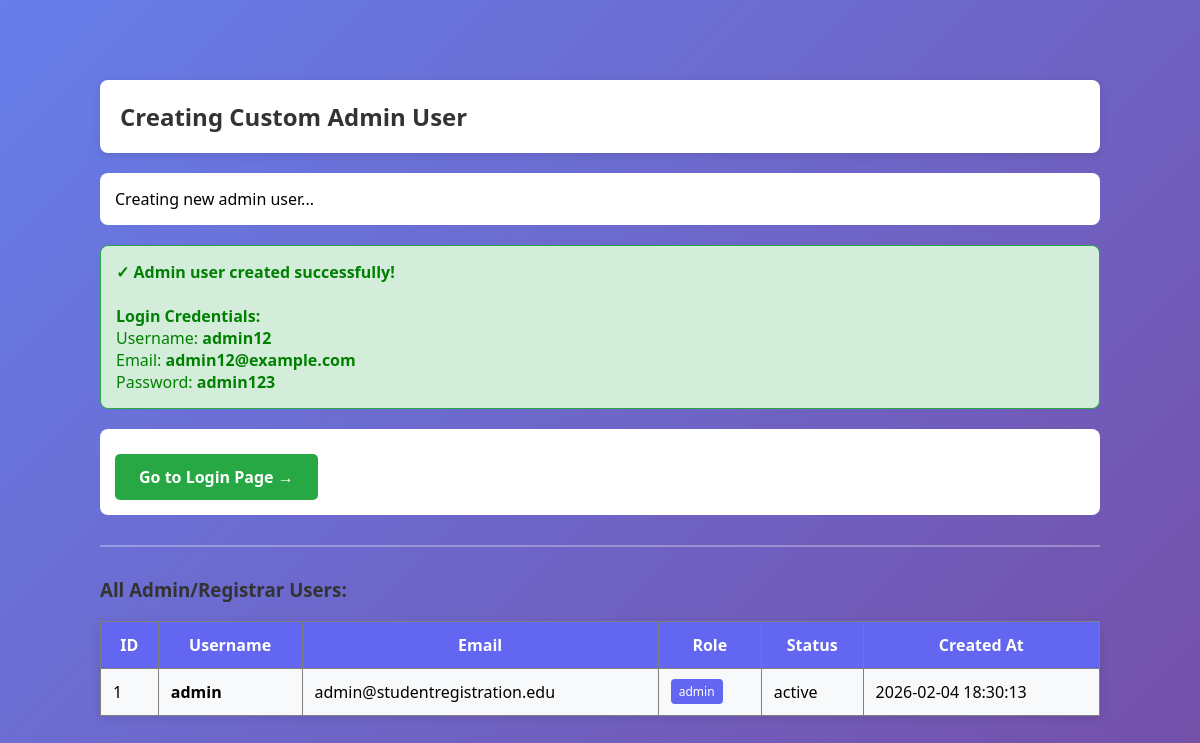
The app's page /add_custom_admin.php with its own data.
### tables this page shows
CREATE TABLE IF NOT EXISTS users (
    user_id INT AUTO_INCREMENT PRIMARY KEY,
    username VARCHAR(100) NOT NULL UNIQUE,
    email VARCHAR(255) NOT NULL UNIQUE,
    password_hash VARCHAR(255) NOT NULL,
    role ENUM('admin', 'registrar') DEFAULT 'registrar',
    last_login DATETIME NULL,
    status ENUM('active', 'inactive') DEFAULT 'active',
    created_at TIMESTAMP DEFAULT CURRENT_TIMESTAMP,
    updated_at TIMESTAMP DEFAULT CURRENT_TIMESTAMP ON UPDATE CURRENT_TIMESTAMP,
    INDEX idx_username (username),
    INDEX idx_email (email),
    INDEX idx_role (role)
);

### add_custom_admin.php (the view, shortened to what this page needs)
<?php
try {
    $db = new Database();
    $conn = $db->getConnection();
    echo "<h2>Creating Custom Admin User</h2>";
    $username = 'admin12';
    $email = 'admin12@example.com';
    $password = 'admin123';
    $stmt = $conn->prepare("SELECT user_id, username, email FROM users WHERE username = ? OR email = ?");
    $stmt->execute([$username, $email]);
    $existingUser = $stmt->fetch();
    if ($existingUser) {
        echo "<div style='color: orange; padding: 15px; background: #fff3cd; border: 1px solid #ffc107; border-radius: 8px; margin: 20px 0;'>";
        echo "<strong>⚠️ User already exists!</strong><br><br>";
        echo "User ID: " . $existingUser['user_id'] . "<br>";
        echo "Username: " . $existingUser['username'] . "<br>";
        echo "Email: " . $existingUser['email'] . "<br>";
        echo "</div>";
        echo "<h3>Update Password</h3>";
        echo "<p>Do you want to reset the password to: <strong>admin123</strong>?</p>";
        if (isset($_POST['update_password'])) {
            $newPasswordHash = hashPassword($password);
            $updateStmt = $conn->prepare("UPDATE users SET password_hash = ?, role = 'admin', status = 'active' WHERE username = ?");
            $updateStmt->execute([$newPasswordHash, $username]);
            echo "<div style='color: green; padding: 15px; background: #d4edda; border: 1px solid #28a745; border-radius: 8px; margin: 20px 0;'>";
            echo "<strong>✓ Password updated successfully!</strong><br><br>";
            echo "<strong>Login Credentials:</strong><br>";
            echo "Username: <strong>admin12</strong><br>";
            echo "Email: <strong>admin12@example.com</strong><br>";
            echo "Password: <strong>admin123</strong>";
            echo "</div>";
            echo "<p><a href='auth/login.php' style='padding: 12px 24px; background: #28a745; color: white; text-decoration: none; border-radius: 5px; display: inline-block; margin-top: 10px; font-weight: bold;'>Go to Login Page →</a></p>";
        } else {
            echo "<form method='POST'>";
            echo "<button type='submit' name='update_password' style='padding: 12px 24px; background: #007bff; color: white; border: none; border-radius: 5px; cursor: pointer; font-size: 16px; font-weight: bold;'>Yes, Update Password</button>";
            echo "</form>";
        }
    } else {
        echo "<p>Creating new admin user...</p>";
        echo "<div style='color: green; padding: 15px; background: #d4edda; border: 1px solid #28a745; border-radius: 8px; margin: 20px 0;'>";
        echo "<strong>✓ Admin user created successfully!</strong><br><br>";
        echo "<strong>Login Credentials:</strong><br>";
        echo "Username: <strong>admin12</strong><br>";
        echo "Email: <strong>admin12@example.com</strong><br>";
        echo "Password: <strong>admin123</strong>";
        echo "</div>";
        echo "<p><a href='auth/login.php' style='padding: 12px 24px; background: #28a745; color: white; text-decoration: none; border-radius: 5px; display: inline-block; margin-top: 10px; font-weight: bold;'>Go to Login Page →</a></p>";
    }
    echo "<hr style='margin: 30px 0;'>";
    echo "<h3>All Admin/Registrar Users:</h3>";
    $stmt = $conn->query("SELECT user_id, username, email, role, status, created_at FROM users ORDER BY user_id");
    $allUsers = $stmt->fetchAll();
    if (empty($allUsers)) {
        echo "<p style='color: #666;'>No users found in the database.</p>";
    } else {
        echo "<table border='1' cellpadding='12' style='border-collapse: collapse; width: 100%; margin-top: 15px;'>";
        echo "<tr style='background: #6366f1; color: white;'>";
        echo "<th>ID</th><th>Username</th><th>Email</th><th>Role</th><th>Status</th><th>Created At</th>";
        echo "</tr>";
        foreach ($allUsers as $user) {
            $rowColor = $user['status'] === 'active' ? '#f8f9fa' : '#ffe6e6';
            echo "<tr style='background: $rowColor;'>";
            echo "<td>" . htmlspecialchars($user['user_id']) . "</td>";
            echo "<td><strong>" . htmlspecialchars($user['username']) . "</strong></td>";
            echo "<td>" . htmlspecialchars($user['email']) . "</td>";
            echo "<td><span style='padding: 4px 8px; background: #6366f1; color: white; border-radius: 4px; font-size: 12px;'>" . htmlspecialchars($user['role']) . "</span></td>";
            echo "<td>" . htmlspecialchars($user['status']) . "</td>";
            echo "<td>" . htmlspecialchars($user['created_at']) . "</td>";
            echo "</tr>";
        }
        echo "</table>";
    }
} catch (Exception $e) {
    echo "<div style='color: red; padding: 15px; background: #f8d7da; border: 1px solid #dc3545; border-radius: 8px; margin: 20px 0;'>";
    echo "<strong>❌ Error:</strong> " . htmlspecialchars($e->getMessage());
    echo "</div>";
    echo "<p style='margin-top: 20px;'><strong>Troubleshooting:</strong></p>";
    echo "<ul>";
    echo "<li>Make sure XAMPP MySQL is running</li>";
    echo "<li>Check your database credentials in the .env file</li>";
    echo "<li>Verify the database 'std_register' exists</li>";
    echo "</ul>";
}
?>

### add_custom_admin.php (style rules this page uses)
h2, h3 { color: #333; }
h2 { background: white; padding: 20px; border-radius: 8px; box-shadow: 0 2px 10px rgba(0,0,0,0.1); }
p, ul { background: white; padding: 15px; border-radius: 8px; margin: 10px 0; }
table { background: white; box-shadow: 0 2px 10px rgba(0,0,0,0.1); }
hr { border: none; border-top: 2px solid rgba(255,255,255,0.3); }

### records on screen
users: user_id "1", username "admin", email "admin@studentregistration.edu", role "admin", status "active", created_at "2026-02-04 18:30:13"
